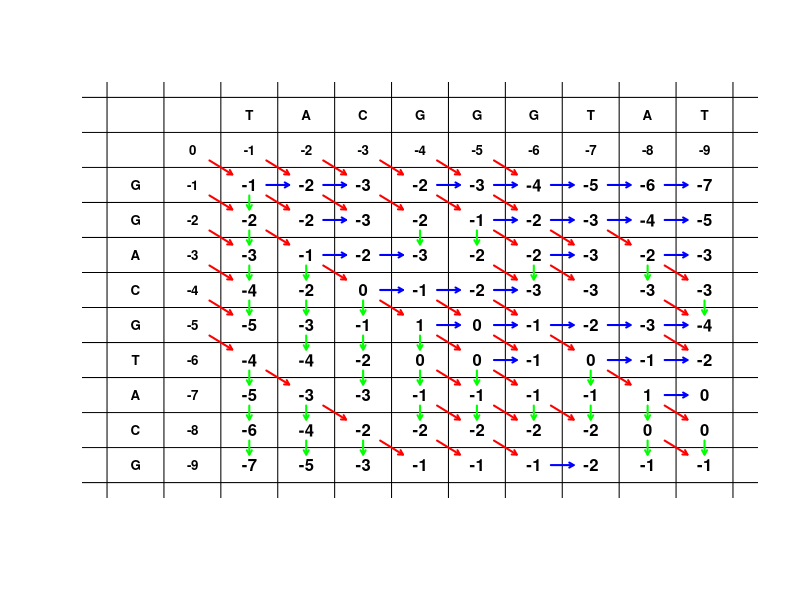
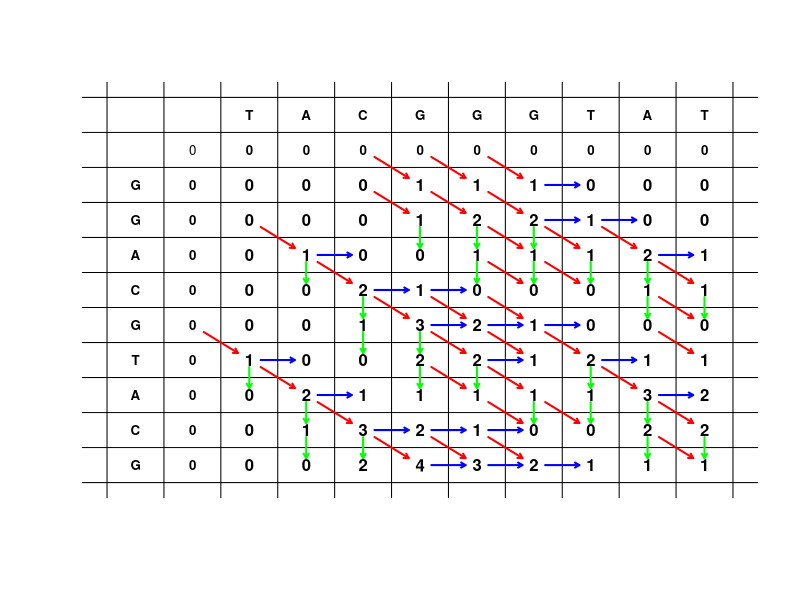
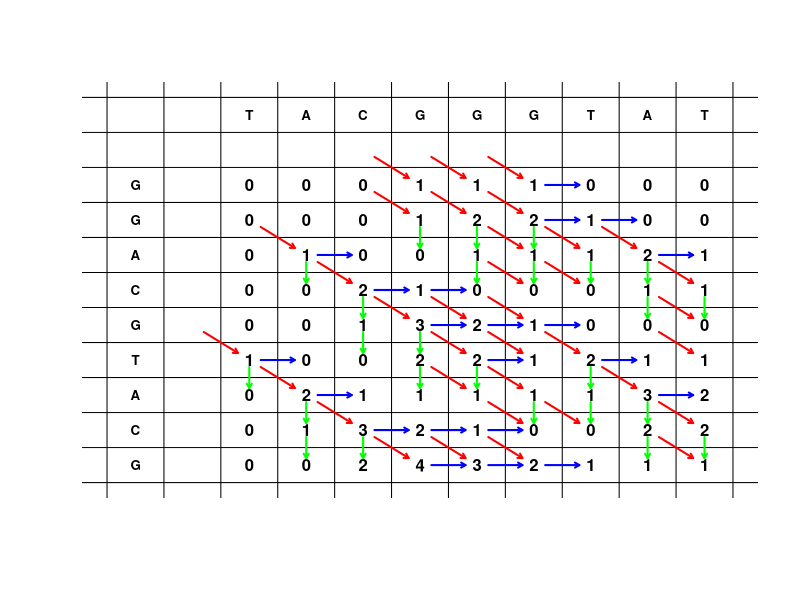

These figures' R source, in order:
##Code of printing out the dynamic programming table for sequence alignment 


#################################global alignment##########################################
pdf("hw2_global.pdf")
plot(1,1,type = "n", ann = F, axes = F, xlim = c(0,11), ylim = c(0,11))
for (i in 0:11)
	abline(h = i)
for (i in 0:11)
	abline(v = i)
v <- c('T','A','C','G','G','G','T','A','T')
w <- c('G','G','A','C','G','T','A','C','G')
text(1.5, 9.5, 0, cex = 0.8, font =2)
L_Label <- function(){
	y = 10.5
	x = 2.5
	for (t in v)
	{
		text(x,y,t,cex = 0.8, font = 2)
		text(x,y-1,-x+1.5, cex = 0.8, font = 2)
		x = x+1
	}
	x = 0.5
	y = 8.5
	for (t in w)
	{
		text(x,y,t,cex = 0.8, font = 2)
		text(x+1,y,y-9.5, cex = 0.8, font = 2)
		y= y-1
	}
}
L_Label()


res <- matrix(nrow = 10, ncol = 10)
for (i in 1:10)
{
	res[1,i] <- -i+1
	res[i,1] <- -i+1
}
numbers <- function(){
	for (j in 1:9)
		for (i in 1:9)
		{
			up <- res[j,i+1] -1
			left <- res[j+1,i] -1
			angle <- res[j,i]
			if (v[i] == w[j])
				angle = angle +1
			else
				angle = angle -1
			values = c(up,left,angle)
			print(values)
			max <- values[which.max(values)]
			res[j+1,i+1] = max
			text(i+1.5,9.5-j,max,font = 2)
			if (angle == max)
				arrows(i+0.8,10.2-j,i+1.2,9.8-j, length = 0.05, col = 'red', lwd = 2)
			if (left == max)
				arrows(i+0.8,9.5-j,i+1.2,9.5-j, length = 0.05, col = 'blue', lwd = 2)
			if (up == max)
				arrows(i+1.5,10.2-j,i+1.5,9.8-j, length = 0.05, col = 'green', lwd = 2)
		}
}
numbers()
dev.off()


###########################local alignment##################################################
pdf("hw2_local.pdf")
plot(1,1,type = "n", ann = F, axes = F, xlim = c(0,11), ylim = c(0,11))
for (i in 0:11)
	abline(h = i)
for (i in 0:11)
	abline(v = i)
v <- c('T','A','C','G','G','G','T','A','T')
w <- c('G','G','A','C','G','T','A','C','G')
L_Label <- function(){
	y = 10.5
	x = 2.5
	for (t in v)
	{
		text(x,y,t,cex = 0.8, font = 2)
		text(x,y-1,'0', cex = 0.8, font = 2)
		x = x+1
	}
	x = 0.5
	y = 8.5
	for (t in w)
	{
		text(x,y,t,cex = 0.8, font = 2)
		text(x+1,y,'0', cex = 0.8, font = 2)
		y= y-1
	}
}
L_Label()
text(1.5, 9.5, '0', cex = 0.8)

res <- matrix(nrow = 10, ncol = 10)
for (i in 1:10)
{
	res[1,i] <- 0
	res[i,1] <- 0
}
numbers <- function(){
	for (j in 1:9)
		for (i in 1:9)
		{
			up <- res[j,i+1] -1
			left <- res[j+1,i] -1
			angle <- res[j,i]
			if (v[i] == w[j])
				angle = angle +1
			else
				angle = angle -1
			values = c(0,up,left,angle)
			max <- values[which.max(values)]
			res[j+1,i+1] = max
			text(i+1.5,9.5-j,max,font = 2)
			if (angle == max)
				arrows(i+0.7,10.3-j,i+1.3,9.7-j, length = 0.05, col = 'red', lwd = 2)
			if (left == max)
				arrows(i+0.7,9.5-j,i+1.3,9.5-j, length = 0.05, col = 'blue', lwd = 2)
			if (up == max)
				arrows(i+1.5,10.3-j,i+1.5,9.7-j, length = 0.05, col = 'green', lwd = 2)
		}
}
numbers()
dev.off()


###########################affine gap penalty##################################################

pdf("hw2_affine.pdf")
plot(1,1,type = "n", ann = F, axes = F, xlim = c(0,11), ylim = c(0,11))
for (i in 0:11)
	abline(h = i)
for (i in 0:11)
	abline(v = i)
v <- c('T','A','C','G','G','G','T','A','T')
w <- c('G','G','A','C','G','T','A','C','G')
L_Label <- function(){
	y = 10.5
	x = 2.5
	for (t in v)
	{
		text(x,y,t,cex = 0.8, font = 2)
##		text(x,y-1,'0', cex = 0.8, font = 2)
		x = x+1
	}
	x = 0.5
	y = 8.5
	for (t in w)
	{
		text(x,y,t,cex = 0.8, font = 2)
##		text(x+1,y,'0', cex = 0.8, font = 2)
		y= y-1
	}
}
L_Label()
##text(1.5, 9.5, '0', cex = 0.8)

resL <- matrix(nrow = 10, ncol = 10)
resU <- matrix(nrow = 10, ncol = 10)
resA <- matrix(nrow = 10, ncol = 10)
for (i in 1:10)
{
	resL[1,i] <- -0.5*i+0.5
	resU[1,i] = 0.0
	resU[i,1] <- -0.5*i+0.5
	resL[i,1] = 0.0
	resA[1,1] = 0.0
	resA[1,i] = resL[1,i]
	resA[i,1] = resU[i,1]
}
mmax <- function(x, y){
	
}
numbers <- function(){
	for (j in 1:9)
		for (i in 1:9)
		{
			up <- res[j,i+1] -1
			left <- res[j+1,i] -1
			angle <- res[j,i]
			if (v[i] == w[j])
				angle = angle +1
			else
				angle = angle -1
			values = c(0,up,left,angle)
			max <- values[which.max(values)]
			res[j+1,i+1] = max
			text(i+1.5,9.5-j,max,font = 2)
			if (angle == max)
				arrows(i+0.7,10.3-j,i+1.3,9.7-j, length = 0.05, col = 'red', lwd = 2)
			if (left == max)
				arrows(i+0.7,9.5-j,i+1.3,9.5-j, length = 0.05, col = 'blue', lwd = 2)
			if (up == max)
				arrows(i+1.5,10.3-j,i+1.5,9.7-j, length = 0.05, col = 'green', lwd = 2)
		}
}
numbers()
dev.off()




